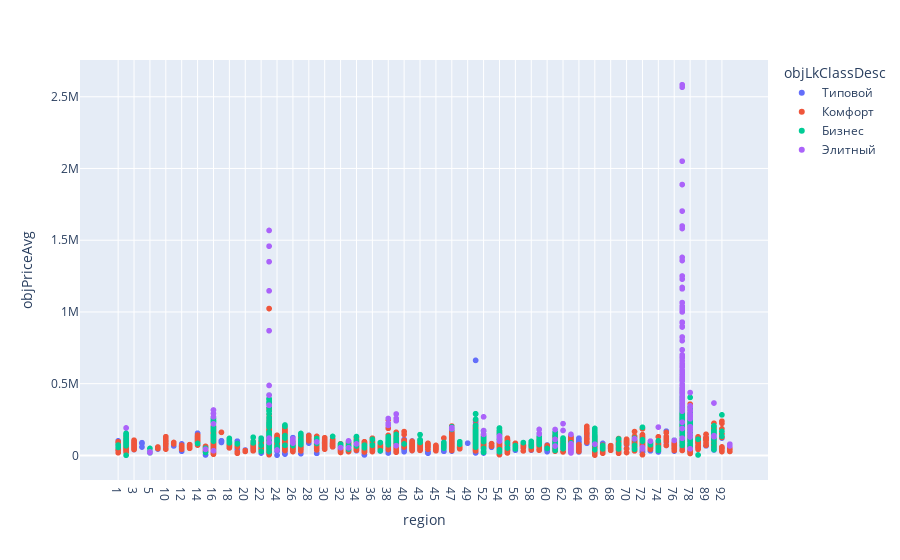

Here is the notebook cell this chart was saved with:
### Code cell
visual.Make_scatter_avg_price_region()

### Figure 1 — Plotly figure (JSON) as saved in the notebook; plotly's stock layout.template omitted (floating-point values rounded to 4 significant figures; data arrays with more than 128 entries replaced by an {"elided": "..."} marker saying what was removed)
{"data": [{"hovertemplate": "objLkClassDesc=Типовой<br>region=%{x}<br>objPriceAvg=%{y}<extra></extra>", "legendgroup": "Типовой", "marker": {"color": "#636efa", "symbol": "circle"}, "mode": "markers", "name": "Типовой", "showlegend": true, "type": "scattergl", "x": {"elided": "2727 str values"}, "xaxis": "x", "y": {"elided": "2727 int values"}, "yaxis": "y"}, {"hovertemplate": "objLkClassDesc=Комфорт<br>region=%{x}<br>objPriceAvg=%{y}<extra></extra>", "legendgroup": "Комфорт", "marker": {"color": "#EF553B", "symbol": "circle"}, "mode": "markers", "name": "Комфорт", "showlegend": true, "type": "scattergl", "x": {"elided": "3929 str values"}, "xaxis": "x", "y": {"elided": "3929 int values"}, "yaxis": "y"}, {"hovertemplate": "objLkClassDesc=Бизнес<br>region=%{x}<br>objPriceAvg=%{y}<extra></extra>", "legendgroup": "Бизнес", "marker": {"color": "#00cc96", "symbol": "circle"}, "mode": "markers", "name": "Бизнес", "showlegend": true, "type": "scattergl", "x": {"elided": "761 str values"}, "xaxis": "x", "y": {"elided": "761 int values"}, "yaxis": "y"}, {"hovertemplate": "objLkClassDesc=Элитный<br>region=%{x}<br>objPriceAvg=%{y}<extra></extra>", "legendgroup": "Элитный", "marker": {"color": "#ab63fa", "symbol": "circle"}, "mode": "markers", "name": "Элитный", "showlegend": true, "type": "scattergl", "x": {"elided": "198 str values"}, "xaxis": "x", "y": {"elided": "198 int values"}, "yaxis": "y"}], "layout": {"legend": {"title": {"text": "objLkClassDesc"}, "tracegroupgap": 0}, "margin": {"t": 60}, "xaxis": {"anchor": "y", "domain": [0, 1], "title": {"text": "region"}}, "yaxis": {"anchor": "x", "domain": [0, 1], "title": {"text": "objPriceAvg"}}}}
